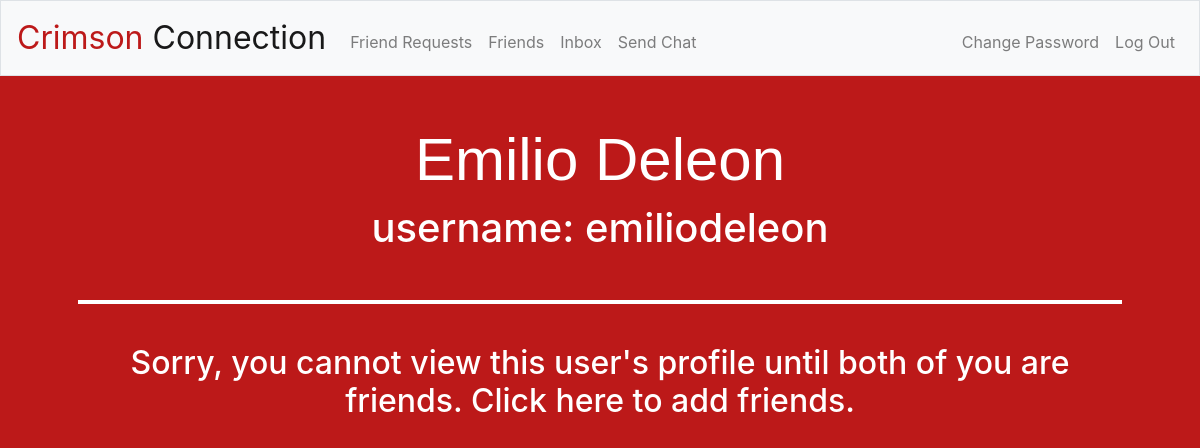
The page /view_friend/emiliodeleon (signed in) on the database its author committed.
### tables this page shows
CREATE TABLE 'users' ('id' INTEGER PRIMARY KEY AUTOINCREMENT NOT NULL, 'username' TEXT NOT NULL, 'hash' TEXT NOT NULL,'firstname' text, 'lastname' text);

### application.py (the view)
@app.route("/view_friend/<username1>")
def view_friend(username1):
    if username1 == session["username"]:
        return redirect("/")
    firstname = db.execute("SELECT * FROM users WHERE username=:username", username=username1)
    rows = db.execute("SELECT * FROM classes WHERE subject IN (SELECT subject FROM classes WHERE username=:username) AND number IN (SELECT number FROM classes WHERE username=:username) AND username=:user",
                      username=session["username"], user=username1)
    friends = db.execute("SELECT * FROM users WHERE username IN (SELECT recipient FROM friends WHERE sender=:user) OR username IN (SELECT sender FROM friends WHERE recipient=:user)", user=username1)
    if checkFriendship(session["username"], username1) == True:
        if not rows:
            return render_template("no_common_classes.html",firstname=firstname[0]["firstname"], lastname=firstname[0]["lastname"], username=username1, names=friends)
        else:
            return render_template("view_friend.html", firstname=firstname[0]["firstname"], lastname=firstname[0]["lastname"], username=username1, rows=rows, names=friends)
    else:
        return render_template("not_friends.html", firstname=firstname[0]["firstname"], lastname=firstname[0]["lastname"], username=username1)

### application.py (called while the page is built)
@app.after_request
def after_request(response):
    response.headers["Cache-Control"] = "no-cache, no-store, must-revalidate"
    response.headers["Expires"] = 0
    response.headers["Pragma"] = "no-cache"
    return response

def checkFriendship (username1, username2):
    friends = db.execute("SELECT * FROM friends WHERE accepted='TRUE' AND ((recipient=:username1 AND sender=:username2) OR (sender=:username1 AND recipient=:username2))", username1=username1, username2=username2)
    if not friends:
        return False
    else:
        return True

### templates/not_friends.html (shortened to what this page needs)
{% extends "layout.html" %}
{% block main %}
    <h1 id="title">{{ firstname }} {{lastname}}</h1>
    <h1 style="color: white;">username: {{ username }}</h1>
    <hr style="border: 2px solid white;" />
    <h2 style="color: white;">Sorry, you cannot view this user's profile until both of you are friends. <a href="/add_friends">Click here to add friends.</a></h2>
{% endblock %}

### static/styles.css (style rules this page uses)
#title { color: white; font-size: 60px; font-family: Arial, Helvetica, sans-serif; }
body { background-color: #BC1919; }
a { color: white; text-decoration: none; }

### rows shown on the page
users: firstname "Emilio", lastname "Deleon", username "emiliodeleon"
